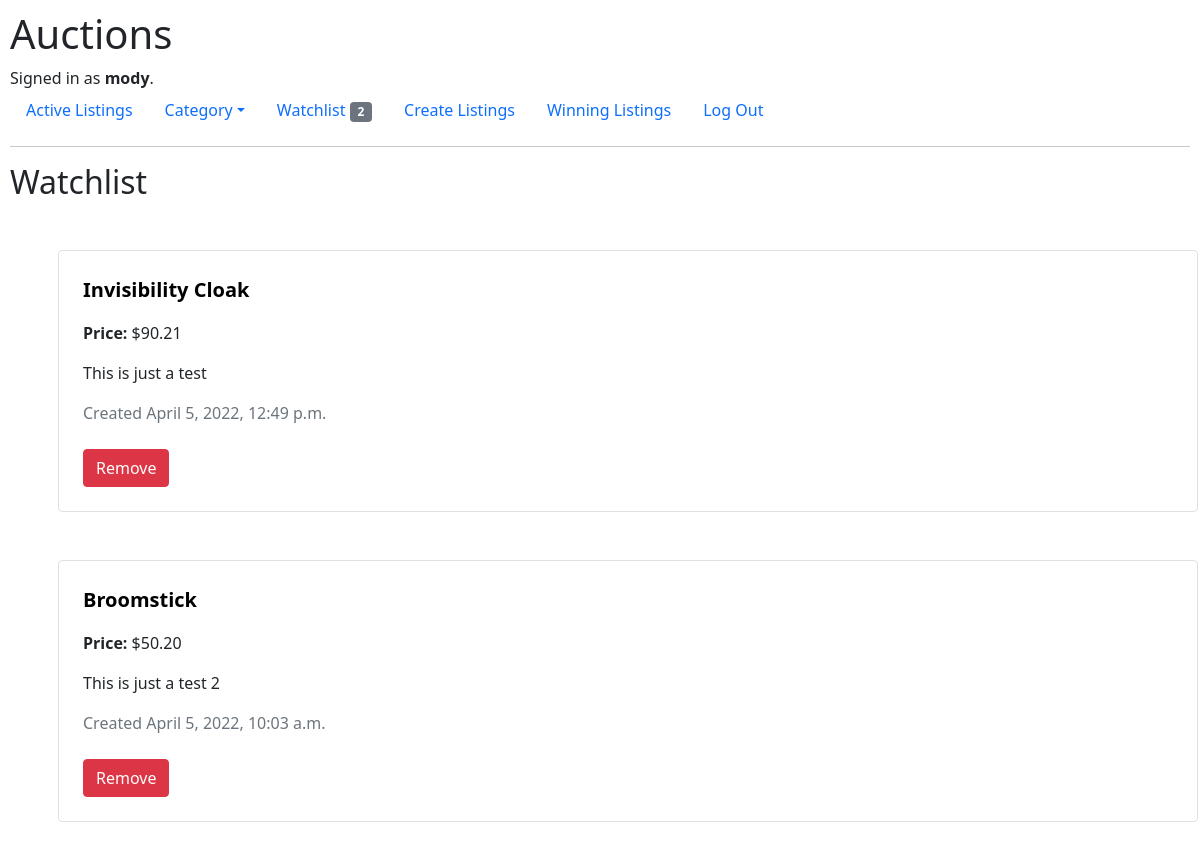
/watchlist/ (signed in), run on an earlier commit of the app's database.
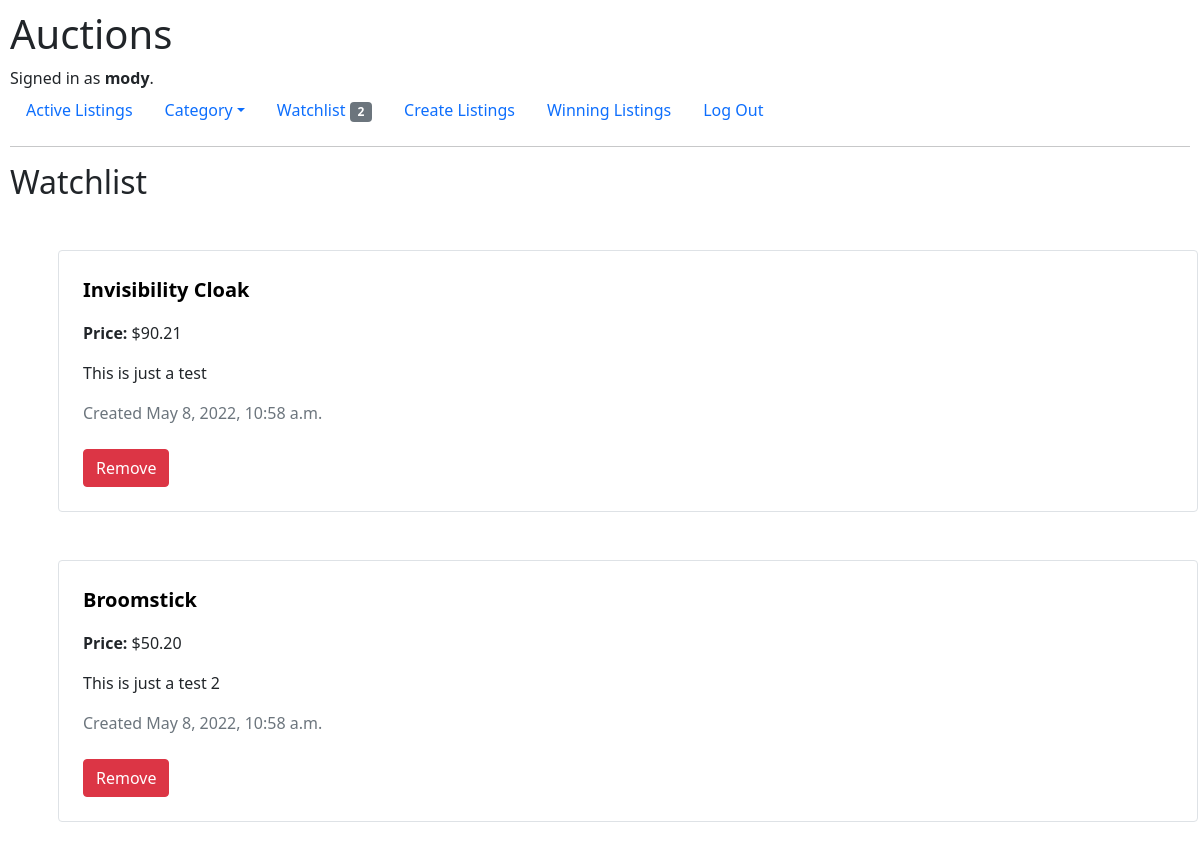
And on a later commit of the database.
### auctions/models.py (models this page shows, shortened)
class Watchlist(models.Model):
    user = models.ForeignKey(User, on_delete=models.CASCADE)
    watchlist = models.ForeignKey(AuctionListings, on_delete=models.CASCADE, related_name='listings')
    date_added = models.DateTimeField(auto_now=True)

class AuctionListings(models.Model):
    class Category(models.TextChoices):
        FASHION = 'Fashion'
        TOYS = 'Toys'
        ELECTRONICS = 'Electronics'
        HOME = 'Home'
        WOMEN = 'Women'
        MEN = 'Men'
    class Status(models.TextChoices):
        ACTIVE = 'Active'
        INACTIVE = 'Inactive'
    class ErrorMessages:
        STARTING_BID = 'Starting bid should be 0 or greater'
    title = models.CharField(max_length=32, unique=True)
    description = models.CharField(max_length=256)
    starting_bid = models.FloatField(validators=[MinValueValidator(0, message=ErrorMessages.STARTING_BID)],
                                     default=0.0)
    final_bid = models.FloatField()
    category = models.CharField(max_length=len(Category.ELECTRONICS), choices=Category.choices,
                                default=Category.FASHION)
    image_url = models.URLField(max_length=256, null=True, blank=True)
    status = models.CharField(max_length=len(Status.INACTIVE), choices=Status.choices, default=Status.ACTIVE)
    date_created = models.DateTimeField(auto_now=True)
    user = models.ForeignKey(User, on_delete=models.CASCADE, related_name='user')

### auctions/views.py (the view)
# urls.py: path("watchlist/", views.watchlist, name="watchlist"),
@login_required(redirect_field_name='')
def watchlist(request):
    watchlist_data = Watchlist.objects.filter(user_id=request.user.id,
                                              watchlist__status='Active').order_by('-date_added')
    context = {'watchlist_data': watchlist_data, **common_context(request)}
    return render(request, "auctions/watchlist.html", context)

### auctions/views.py (called while the page is built)
def common_context(request):
    choices = AuctionListings.Category
    number_of_lists = Watchlist.objects.filter(user_id=request.user.id, watchlist__status='Active')
    context = {'number_of_lists': len(number_of_lists), 'choices': choices}
    return context

### auctions/templates/auctions/watchlist.html (shortened to what this page needs)
{% extends "auctions/index.html" %}
{% block body %}
    <h2>Watchlist</h2>
    {% for watchlist_object in watchlist_data %}
        <div class="container border rounded m-5 p-4">
            <p class="fw-bolder fs-5"><a class="text-decoration-none text-black" href="{% url 'auctions:listing_details' watchlist_object.watchlist.title %}">{{ watchlist_object.watchlist.title }}</a></p>
            <p class="fs-6"><strong>Price: </strong>${{ watchlist_object.watchlist.final_bid|floatformat:2 }}</p>
            <p class="fs-6">{{ watchlist_object.watchlist.description }}</p>
            <p class="text-muted fs-6">Created {{ watchlist_object.watchlist.date_created }}</p>
            <form action="{% url 'auctions:delete_from_watchlist' watchlist_object.watchlist.pk %}" method="post">
                <input type="submit" class="btn btn-danger mt-2" value="Remove">
            </form>
        </div>
    {% empty %}
        <div class="container">
            <p class="fs-5 mt-5">There isn't any listing right now</p>
        </div>
    {% endfor %}
{% endblock %}

What changed in the data, as far as the page shows it:
changed through a linked row, Watchlist "Invisibility Cloak": watchlist.date_created "April 5, 2022, 12:49 p.m." → "May 8, 2022, 10:58 a.m."
changed through a linked row, Watchlist "Broomstick": watchlist.date_created "April 5, 2022, 10:03 a.m." → "May 8, 2022, 10:58 a.m."
